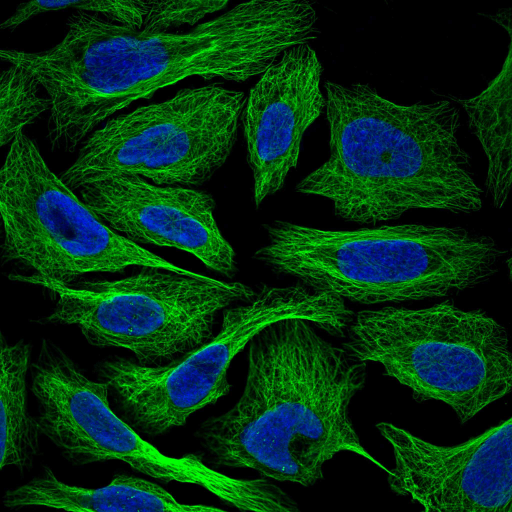
#> input picture Cell_Fluorescent.jpg, 1024 x 1024 px (shown at 1/2 size)
$ jupyter execute FluorescenceQuantification.ipynb   (shell and % lines are left out)
#> lines starting #> are read from the running program, lines starting #| are printed output that depends on the picture
#FluorescenceQuantification

**Module Import**
- PIL (Python Image Library)
- Numpy
- Matplotlib

[cell 1]
from PIL import Image
import numpy as np
import pandas as pd
import matplotlib.pyplot as plt

**Load Image Files**

[cell 2]
img = Image.open('Cell_Fluorescent.jpg')
#> img is the input picture: PIL image 1024x1024 RGB; mean R, G, B 2.9, 48.7, 19.4
img

**Helper Functions**

**1. Function: Image Data Extraction**
- matrix: RGB tuples according to the coordinates
- integrated density: sum of green channel values
- points: list of green channel values

[cell 3]
def extractData(image):
    x = image.size[0]
    y = image.size[1]

    matrix = []
    points = []
    integrated_density = 0

    for i in range(x):
        matrix.append([])
        for j in range(y):
            matrix[i].append(image.getpixel((j,i)))
            integrated_density += image.getpixel((i,j))[1]
            points.append(image.getpixel((i,j))[1])
    return matrix, integrated_density, points

**2. Function: Histogram**

[cell 4]
def creatHistogram(points_list):
    max_value = max(points_list)
    histo = [0] * (max_value + 1)
    for point in points_list:
        histo[point] +=1
    return histo

**Execution**

**Analysing Images**

[cell 5]
matrix, integrated_density, points= extractData(img)
#> after the loop in extractData, `for i in range(x):`: integrated_density = 51013698; matrix = 1024 items; points = 1048576 items
#> matrix = 1024 items; integrated_density = 51013698; points = 1048576 items

**Histogram Ploting**

[cell 6]
def histoPlot(points):
    h = creatHistogram(points)
#> in creatHistogram, `max_value = max(points_list)`: max_value = 255
#> in creatHistogram, `histo = [0] * (max_value + 1)`: histo = 256 values from 0 to 0
#> the loop in creatHistogram, `for point in points_list:` made 1048576 passes
#> point on passes 2 to 4: 0, 0, 0
#> after the loop in creatHistogram, `for point in points_list:`: histo = 256 values, max 241607 at index 0, min 147 at index 241, mean 4096
    plt.bar(range(len(h)), h, color = 'green')

[cell 7]
histoPlot(points)
#> in histoPlot, `h = creatHistogram(points)`: h has the same summary as histo in creatHistogram
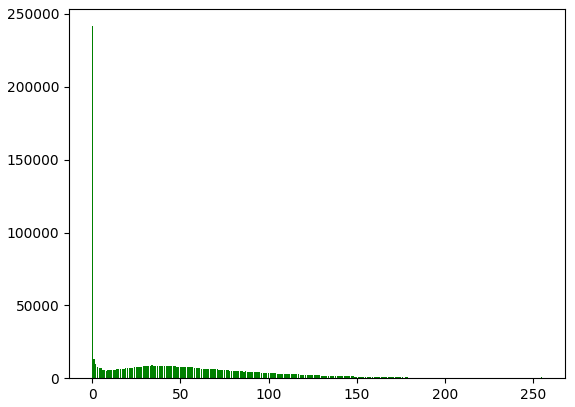
#> figure drawn by matplotlib, 1 panel; tallest bar 241607 high, from x = -0.4 to 0.4

[cell 8]
def distinguish(matrix):
    matrix_distinguished = matrix[:]
    for i in range(1024):
        for j in range(1024):
            dark_index = 0
            if matrix[i][j][1]<16:
                if i>3 and i<1024-3 and j>3 and j<1024-3:
                    around = [matrix[x][y] for x in range(i-3, i+4) for y in range(j-3, j+4)]
                    around.remove(matrix[i][j])
                    for a in around:
                        if a[1]<9:
                            dark_index +=1
                    if dark_index >8:
                        matrix_distinguished[i][j] = (255,0,0)
                else:
                    matrix_distinguished[i][j] = (255,0,0)
    return matrix_distinguished

[cell 9]
matrix_d = distinguish(matrix)
#> in distinguish, `matrix_distinguished = matrix[:]`: matrix_distinguished = 1024 items
#> matrix_d = 1024 items

[cell 10]
def imageReconstruct(matrix):
    df = np.array(matrix, dtype=np.uint8)
    img = Image.fromarray(df, 'RGB')
    img.save('image.png')
    return img

[cell 11]
img = imageReconstruct(matrix_d)
#> in imageReconstruct, `df = np.array(matrix, dtype=np.uint8)`:
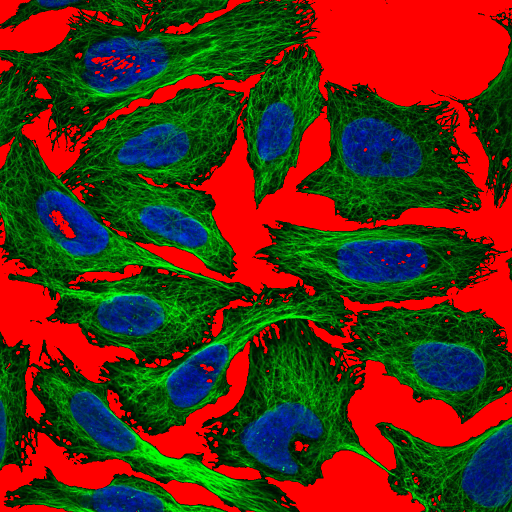
#> df: shape (1024, 1024, 3) (shown at 1/2 size); mean of channels 0, 1, 2 82, 48.2, 18.9; drawn as R, G, B
img

[cell 12]
def calculateDensity(matrix, matrix_d):
    interested_integrated_density = 0
    background_integrated_density = 0
    interested_area = 0
    background_area = 0
    for i in range(1024):
        for j in range(1024):
            if matrix_d[i][j][0] != 255:
                interested_integrated_density += matrix[i][j][1]
                interested_area += 1
            else:
                background_integrated_density += matrix[i][j][1]
                background_area +=1
    interested_mean = interested_integrated_density / interested_area
    background_mean = background_integrated_density / background_area
    return interested_mean - background_mean

[cell 13]
density = calculateDensity(matrix, matrix_d)
#> after the loop in calculateDensity, `for i in range(1024):`: background_area = 326073; background_integrated_density = 0; interested_area = 722503; interested_integrated_density = 50489336
#> in calculateDensity, `interested_mean = interested_integrated_density / interested_area`: interested_mean = 69.88
#> in calculateDensity, `background_mean = background_integrated_density / background_area`: background_mean = 0
#> density = 69.88
density
#> Out = 69.88

$ run again, with image.png saved as Cell_Fluorescent.jpg
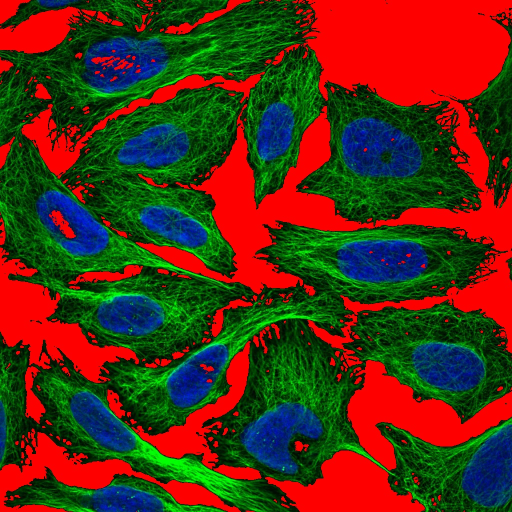
#> input picture image.png, 1024 x 1024 px (shown at 1/2 size)
#> img is the input picture: PIL image 1024x1024 RGB; mean R, G, B 82.2, 48.4, 20.2
#> after the loop in extractData, `for i in range(x):`: integrated_density = 50795036; matrix = 1024 items; points = 1048576 items
#> `matrix, integrated_density, points= extractData(img)`: matrix = 1024 items; integrated_density = 50795036; points = 1048576 items
#> max_value = 255
#> in creatHistogram, `histo = [0] * (max_value + 1)`: histo = 256 values from 0 to 0
#> the loop in creatHistogram, `for point in points_list:` made 1048576 passes
#> point on passes 2 to 4: 0, 0, 0
#> after the loop in creatHistogram, `for point in points_list:`: histo = 256 values, max 235228 at index 0, min 149 at index 233, mean 4096
#> h has the same summary as histo in creatHistogram
#> `[cell 7] histoPlot(points)`:
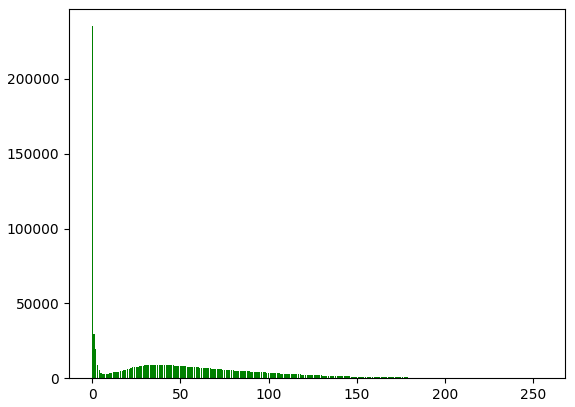
#> figure drawn by matplotlib, 1 panel; tallest bar 235228 high, from x = -0.4 to 0.4
#> matrix_distinguished = 1024 items
#> in imageReconstruct, `df = np.array(matrix, dtype=np.uint8)`:
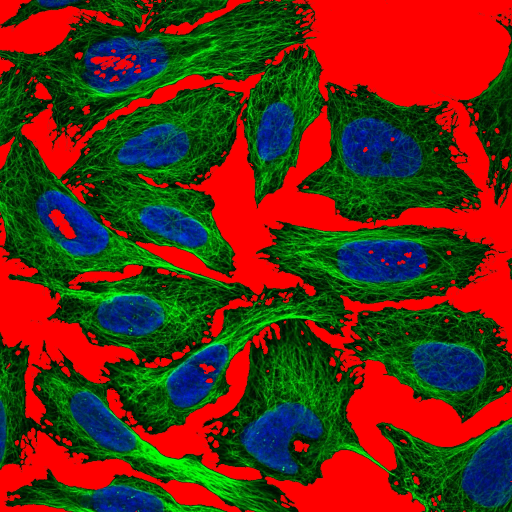
#> df: shape (1024, 1024, 3) (shown at 1/2 size); mean of channels 0, 1, 2 88.7, 48.1, 19.8; drawn as R, G, B
#> after the loop in calculateDensity, `for i in range(1024):`: background_area = 327044; background_integrated_density = 0; interested_area = 721532; interested_integrated_density = 50390213
#> interested_mean = 69.84
#> background_mean = 0
#> density = 69.84
